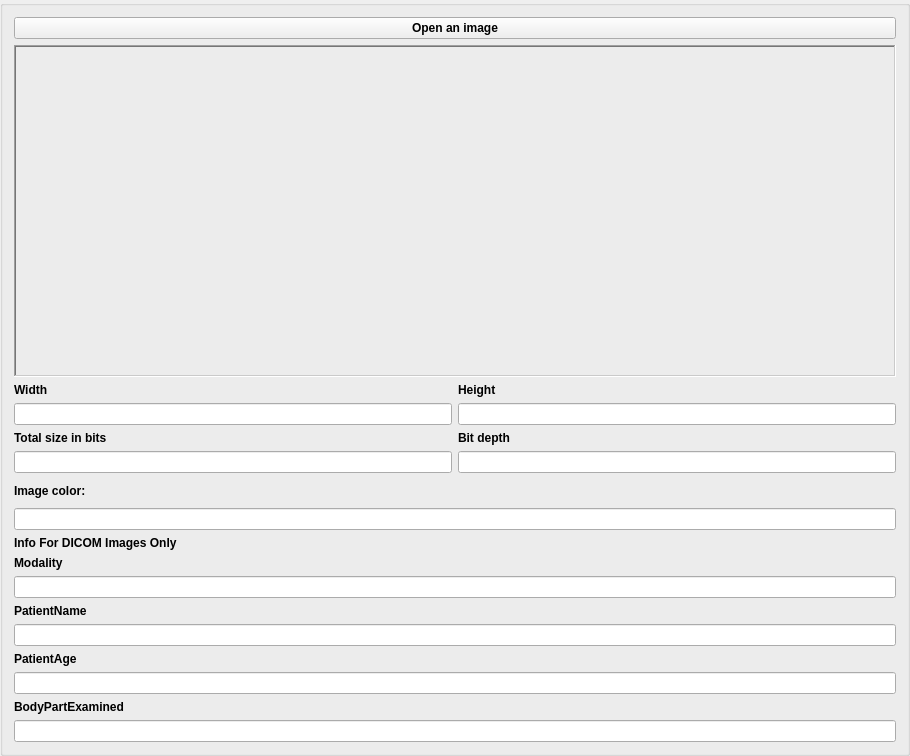
<?xml version="1.0" encoding="UTF-8"?>
<ui version="4.0">
 <class>ImageViewer</class>
 <widget class="QGroupBox" name="ImageViewer">
  <property name="geometry">
   <rect>
    <x>0</x>
    <y>0</y>
    <width>910</width>
    <height>756</height>
   </rect>
  </property>
  <property name="windowTitle">
   <string>GroupBox</string>
  </property>
  <layout class="QVBoxLayout" name="verticalLayout_5">
   <item>
    <layout class="QVBoxLayout" name="verticalLayout_2">
     <item>
      <layout class="QVBoxLayout" name="verticalLayout_3">
       <item>
        <widget class="QPushButton" name="pushButtonOpenImage">
         <property name="font">
          <font>
           <weight>75</weight>
           <bold>true</bold>
          </font>
         </property>
         <property name="text">
          <string>Open an image</string>
         </property>
        </widget>
       </item>
       <item>
        <layout class="QVBoxLayout" name="verticalLayout_4">
         <item>
          <widget class="QLabel" name="imageViewer">
           <property name="frameShape">
            <enum>QFrame::WinPanel</enum>
           </property>
           <property name="frameShadow">
            <enum>QFrame::Sunken</enum>
           </property>
           <property name="text">
            <string/>
           </property>
          </widget>
         </item>
        </layout>
       </item>
      </layout>
     </item>
     <item>
      <layout class="QVBoxLayout" name="verticalLayout">
       <item>
        <layout class="QVBoxLayout" name="verticalLayout_18">
         <item>
          <layout class="QHBoxLayout" name="horizontalLayout_4">
           <item>
            <layout class="QVBoxLayout" name="verticalLayout_19">
             <item>
              <widget class="QLabel" name="labelWidth">
               <property name="font">
                <font>
                 <weight>75</weight>
                 <bold>true</bold>
                </font>
               </property>
               <property name="text">
                <string>Width</string>
               </property>
              </widget>
             </item>
             <item>
              <widget class="QLineEdit" name="width"/>
             </item>
            </layout>
           </item>
           <item>
            <layout class="QVBoxLayout" name="verticalLayout_20">
             <item>
              <widget class="QLabel" name="labelHeight">
               <property name="font">
                <font>
                 <weight>75</weight>
                 <bold>true</bold>
                </font>
               </property>
               <property name="text">
                <string>Height</string>
               </property>
              </widget>
             </item>
             <item>
              <widget class="QLineEdit" name="height"/>
             </item>
            </layout>
           </item>
          </layout>
         </item>
         <item>
          <layout class="QHBoxLayout" name="horizontalLayout_12">
           <item>
            <layout class="QVBoxLayout" name="verticalLayout_21">
             <item>
              <widget class="QLabel" name="labelTotalSize">
               <property name="font">
                <font>
                 <weight>75</weight>
                 <bold>true</bold>
                </font>
               </property>
               <property name="text">
                <string>Total size in bits</string>
               </property>
              </widget>
             </item>
             <item>
              <widget class="QLineEdit" name="totalSize"/>
             </item>
            </layout>
           </item>
           <item>
            <layout class="QVBoxLayout" name="verticalLayout_42">
             <item>
              <widget class="QLabel" name="labelBitDepth">
               <property name="font">
                <font>
                 <weight>75</weight>
                 <bold>true</bold>
                </font>
               </property>
               <property name="text">
                <string>Bit depth</string>
               </property>
              </widget>
             </item>
             <item>
              <widget class="QLineEdit" name="bitDepth"/>
             </item>
            </layout>
           </item>
          </layout>
         </item>
        </layout>
       </item>
       <item>
        <layout class="QHBoxLayout" name="horizontalLayout_15">
         <item>
          <layout class="QVBoxLayout" name="verticalLayout_54">
           <item>
            <widget class="QLabel" name="labelImageColor">
             <property name="font">
              <font>
               <weight>75</weight>
               <bold>true</bold>
              </font>
             </property>
             <property name="text">
              <string>Image color:</string>
             </property>
            </widget>
           </item>
           <item>
            <widget class="QLineEdit" name="ImageColor"/>
           </item>
          </layout>
         </item>
        </layout>
       </item>
       <item>
        <layout class="QVBoxLayout" name="verticalLayout_57">
         <item>
          <widget class="QLabel" name="labelDicom">
           <property name="font">
            <font>
             <weight>75</weight>
             <bold>true</bold>
            </font>
           </property>
           <property name="text">
            <string>Info For DICOM Images Only</string>
           </property>
          </widget>
         </item>
         <item>
          <layout class="QVBoxLayout" name="verticalLayout_58">
           <item>
            <widget class="QLabel" name="labelModality">
             <property name="font">
              <font>
               <weight>75</weight>
               <bold>true</bold>
              </font>
             </property>
             <property name="text">
              <string>Modality</string>
             </property>
            </widget>
           </item>
           <item>
            <widget class="QLineEdit" name="modality"/>
           </item>
          </layout>
         </item>
         <item>
          <layout class="QVBoxLayout" name="verticalLayout_59">
           <item>
            <widget class="QLabel" name="labelPatientName">
             <property name="font">
              <font>
               <weight>75</weight>
               <bold>true</bold>
              </font>
             </property>
             <property name="text">
              <string>PatientName</string>
             </property>
            </widget>
           </item>
           <item>
            <widget class="QLineEdit" name="patientName"/>
           </item>
          </layout>
         </item>
         <item>
          <layout class="QVBoxLayout" name="verticalLayout_60">
           <item>
            <widget class="QLabel" name="labelPatienAge">
             <property name="font">
              <font>
               <weight>75</weight>
               <bold>true</bold>
              </font>
             </property>
             <property name="text">
              <string>PatientAge</string>
             </property>
            </widget>
           </item>
           <item>
            <widget class="QLineEdit" name="patientAge"/>
           </item>
          </layout>
         </item>
         <item>
          <layout class="QVBoxLayout" name="verticalLayout_61">
           <item>
            <widget class="QLabel" name="labelBodyPartExamined">
             <property name="font">
              <font>
               <weight>75</weight>
               <bold>true</bold>
              </font>
             </property>
             <property name="text">
              <string>BodyPartExamined</string>
             </property>
            </widget>
           </item>
           <item>
            <widget class="QLineEdit" name="bodyPartExamined"/>
           </item>
          </layout>
         </item>
        </layout>
       </item>
      </layout>
     </item>
    </layout>
   </item>
  </layout>
 </widget>
 <resources/>
 <connections/>
</ui>
